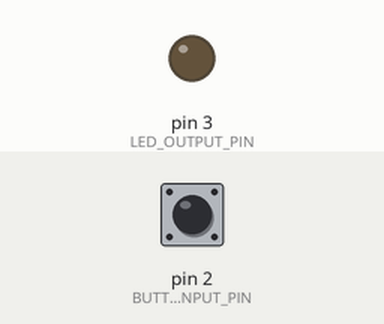
Recording of a sketch running on a simulated Arduino Uno, built with avr-gcc and run on an emulated ATmega328P. Shown: output pins drawn as LEDs (lit = HIGH). The inputs (shaded band) are chosen by the test bench; at power-on: pin 2 (BUTTON_INPUT_PIN) LOW.

Above: at 1.2 s.
1.3 s: pin 2 (BUTTON_INPUT_PIN) pulled HIGH for 0.15 s
At 1.41 s:
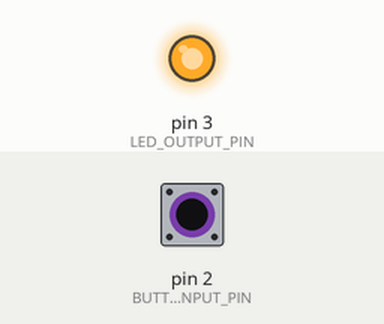
2.9 s: pin 2 (BUTTON_INPUT_PIN) pulled HIGH for 3.2 s
At 6.7 s:
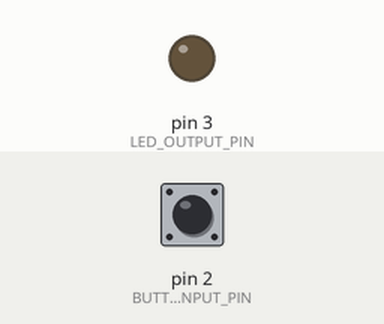
Timing chart, 0 to 8.2 s (numbered marks = the images above; inputs shaded):
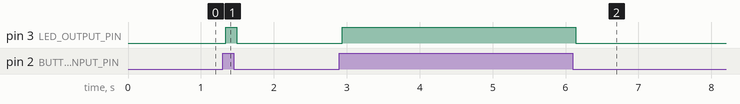

The sketch:

DebounceWithTimestamps.ino
```cpp
/*
 * This code demonstrates debouncing without delays (using timestamps for state tracking)
 *
 * For more information, see:
 * https://makeabilitylab.github.io/physcomp/arduino/debouncing.html
 *
 * By Jon E. Froehlich
 * @jonfroehlich
 * http://makeabilitylab.io
 *
 */

const int BUTTON_INPUT_PIN = 2;
const int LED_OUTPUT_PIN = 3;
const int DEBOUNCE_WINDOW = 40; // in milliseconds

int _prevRawButtonVal = LOW;
int _debouncedButtonVal = LOW;
unsigned long _buttonStateChangeTimestamp = 0;  // the last time the input pin was toggled

void setup() {
  pinMode(BUTTON_INPUT_PIN, INPUT);
  pinMode(LED_OUTPUT_PIN, OUTPUT);
}

void loop() {

  // Read the button value. We assume a pull-down resistor button configuration so
  // the button will be HIGH when pressed and LOW when not pressed
  int rawButtonVal = digitalRead(BUTTON_INPUT_PIN);

  // If the button state has changed since the last reading, grab timestamp
  // This state change may be due to a legitimate user action or noise
  if(rawButtonVal != _prevRawButtonVal){
    _buttonStateChangeTimestamp = millis();
  }

  if((millis() - _buttonStateChangeTimestamp) >= DEBOUNCE_WINDOW){
    // If we're here, then the button state hasn't changed for at least DEBOUNCE_WINDOW
    // So, we must be in a steady state

    _debouncedButtonVal = rawButtonVal;
  }

  // Write out HIGH or LOW
  digitalWrite(LED_OUTPUT_PIN, _debouncedButtonVal);

  _prevRawButtonVal = rawButtonVal;
}
```

Measured:
- after the input at 1.3 s, pin 3 (LED_OUTPUT_PIN): LOW → HIGH at once, → LOW 0.15 s later
- after the input at 2.9 s, pin 3 (LED_OUTPUT_PIN): LOW → HIGH at once, → LOW 3.2 s later
